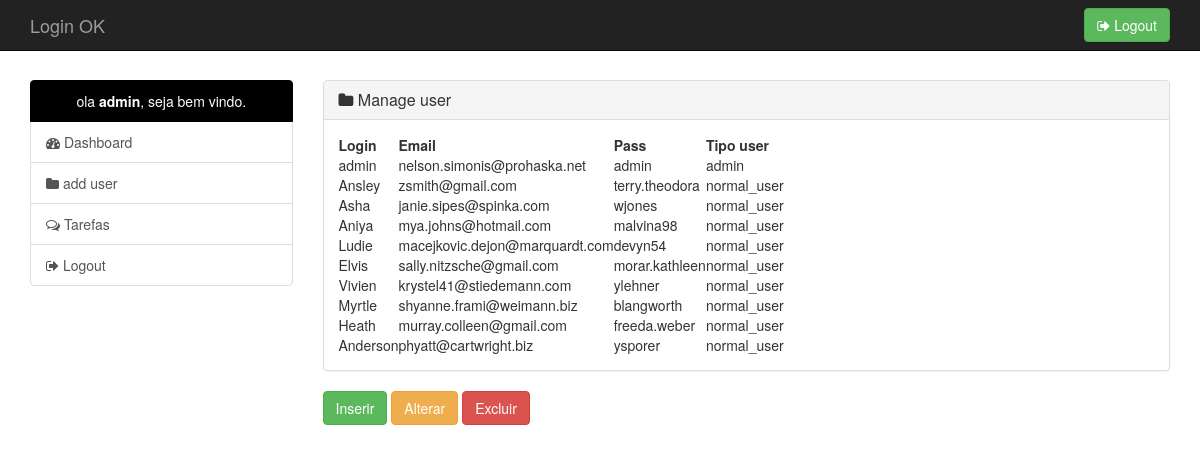
Page /adduser.php (signed in) on the committed database.
### tables this page shows
CREATE TABLE `User` (
  `PK_user` int(150) NOT NULL AUTO_INCREMENT,
  `login` varchar(255) NOT NULL,
  `Email` varchar(255) NOT NULL,
  `password` varchar(255) NOT NULL,
  `Tipo_User` varchar(255) NOT NULL,
  PRIMARY KEY (`PK_user`)
);

### adduser.php (the view, shortened to what this page needs)
<!DOCTYPE html>
<?php
require_once ('conecta.php');
$session = $_SESSION['logged_in'];
$query  = "SELECT * FROM user WHERE login = '$session'";
$result = mysqli_query($connection,$query)or die(mysqli_error());
$row     = mysqli_fetch_array($result);
?>
<html>
<head>
	<link rel="stylesheet" type="text/css" href="https://maxcdn.bootstrapcdn.com/bootstrap/3.3.7/css/bootstrap.min.css">
	<link rel="stylesheet" type="text/css" href="https://maxcdn.bootstrapcdn.com/font-awesome/4.7.0/css/font-awesome.min.css">
	<link rel="stylesheet" type="text/css" href="style.css">
</head>
<body>
<nav class="navbar navbar-inverse navbar-fixed-top">
      <div class="container">
        <div class="navbar-header">
          <a class="navbar-brand" >Login OK</a>
        </div>
        <div id="navbar" class="navbar-collapse collapse">
        	<div class="navbar-form navbar-right">
				<a href="logout.php" type="submit" class="btn btn-success"><i class="fa fa-sign-out"></i> Logout</a>
        	</div>
      </div>
    </nav>
<div class="container" style="margin-top: 80px">
	<div class="row">
		<div class="col-md-3">
			<div class="list-group">
			  <a href="#" class="list-group-item active" style="text-align: center;background-color: black;border-color: black">
				ola <b><?php echo $row['login'] ?></b>, seja bem vindo.
			  </a>
			  <a href="dashboard.php" class="list-group-item"><i class="fa fa-dashboard"></i> Dashboard</a>
			  <a href="adduser.php" class="list-group-item"><i class="fa fa-folder"></i> add user</a>
			  <a href="manageTask.php" class="list-group-item"><i class="fa fa-comments-o"></i> Tarefas</a>
			  <a href="logout.php" class="list-group-item"><i class="fa fa-sign-out"></i> Logout</a>
			</div>
		</div>
		<div class="col-md-9">
			<div class="panel panel-default">
			  <div class="panel-heading">
			    <h3 class="panel-title"><i class="fa fa-folder"></i> Manage user</a>
			  </div>
			  <div class="panel-body">
<?php
$query  = "SELECT * FROM user";
$result = mysqli_query($connection,$query)or die(mysqli_error());
echo "<table>
<tr>
<th>Login</th>
<th>Email</th>
<th>Pass</th>
<th>Tipo user </th>
</tr>";
while($row = mysqli_fetch_array($result)) {
    echo "<tr>";
    echo "<td>" . $row['login'] . "</td>";
    echo "<td>" . $row['Email'] . "</td>";
    echo "<td>" . $row['password'] . "</td>";
    echo "<td>" . $row['Tipo_User'] . "</td>";
    echo "</tr>";
}
echo "</table>";
?>
			</div>
        </div>
        <a data-target="#ModalIns" data-toggle="modal" type="submit" class="btn btn-success"> Inserir</a>
        <a data-target="#ModalAlt" data-toggle="modal" type="submit" class="btn btn-warning"> Alterar</a>
        <a data-target="#ModalExc" data-toggle="modal" type="submit" class="btn btn-danger"> Excluir</a>
	</div>
</div>
</body>
</html>

### rows in the picture
user: login "admin", Email "nelson.simonis@prohaska.net", password "admin", Tipo_User "admin"
user: login "Ansley", Email "zsmith@gmail.com", password "terry.theodora", Tipo_User "normal_user"
user: login "Asha", Email "janie.sipes@spinka.com", password "wjones", Tipo_User "normal_user"
user: login "Aniya", Email "mya.johns@hotmail.com", password "malvina98", Tipo_User "normal_user"
user: login "Ludie", Email "macejkovic.dejon@marquardt.com", password "devyn54", Tipo_User "normal_user"
user: login "Elvis", Email "sally.nitzsche@gmail.com", password "morar.kathleen", Tipo_User "normal_user"
user: login "Vivien", Email "krystel41@stiedemann.com", password "ylehner", Tipo_User "normal_user"
user: login "Myrtle", Email "shyanne.frami@weimann.biz", password "blangworth", Tipo_User "normal_user"
user: login "Heath", Email "murray.colleen@gmail.com", password "freeda.weber", Tipo_User "normal_user"
user: login "Anderson", Email "phyatt@cartwright.biz", password "ysporer", Tipo_User "normal_user"
